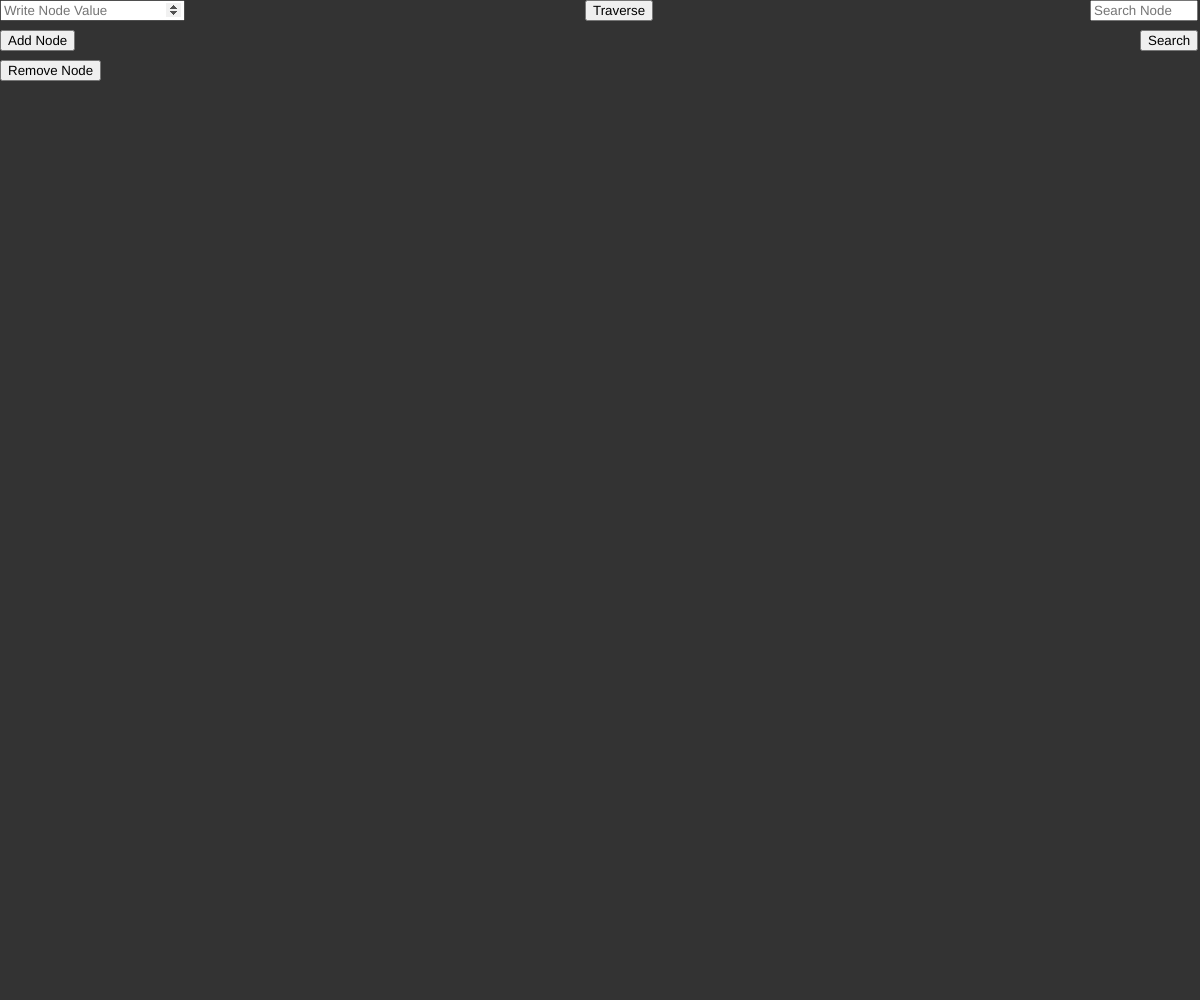
Frame 1 (no input)
Frame 60 (no input): identical to frame 1, image omitted
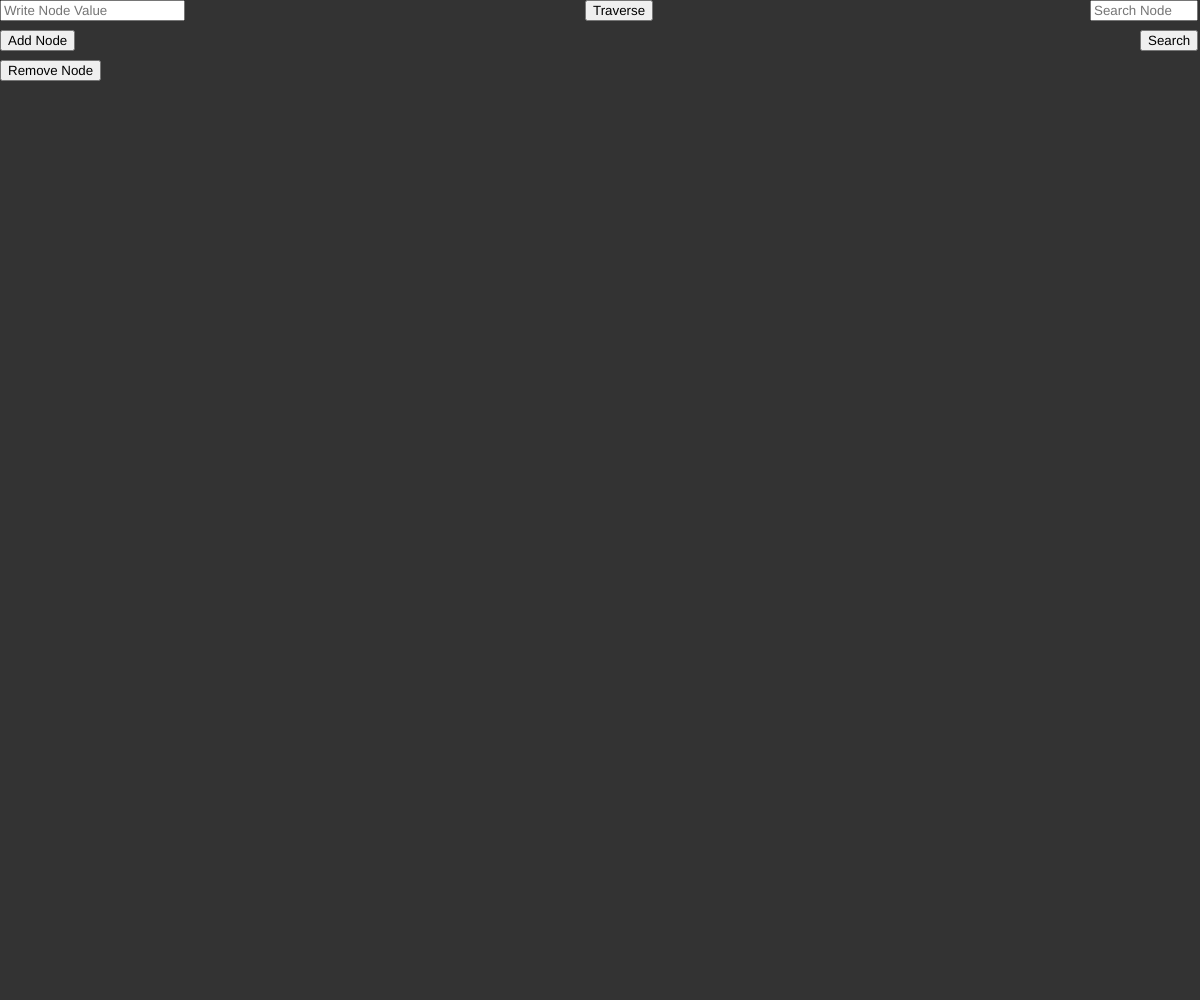
Frame 120 (the mouse pressed at the canvas centre since frame 60)

The p5.js sketch that drew these frames (run headless with seeded random() and noise() and a simulated clock; from frame 60 on, the mouse is pressed at the canvas centre):

// p5.js sketch
// ── sketch.js
// NOC Intelligence and Learning
// https://github.com/nature-of-code/NOC-S17-2-Intelligence-Learning/tree/master/week1-graphs
// Course by The Coding Train (codingtra.in)
// Coding Challenge #65 Binary Search Tree

// Created by Dipam Sen

let tree;
let xSpace, ySpace;
let sorted;

function setup() {
  createCanvas(windowWidth, windowHeight);
  xSpace = width;
  ySpace = height / 10;
  fill(0);
  sorted = createDiv('');
  sorted.position(0, 90);
  sorted.style('color', 'white');
  sorted.style('font-weight', 'bold');
  noStroke();
  textAlign(CENTER, CENTER);
  textFont('monospace');
  textSize(20);
  tree = new Tree();



  let box = createInput();
  box.attribute('type', 'number');
  box.position(0, 0);
  box.attribute('placeholder', "Write Node Value");
  let button = createButton('Add Node');
  button.position(0, 30);
  let remove = createButton('Remove Node');
  remove.position(0, 60);
  let tra = createButton('Traverse');
  tra.position(width / 2 - 15, 0);
  tra.mousePressed(() => {
    if (tree.root) {
      let array = [];
      tree.root.inOrder(array);
      sorted.html(array)
    }
  })
  button.mousePressed(() => {
    let val = parseInt(box.value());
    if (val) tree.addNode(val);
    box.value(null);
  })
  remove.mousePressed(() => {
    let val = parseInt(box.value());
    if (val) tree.remove(val);
    box.value(null);
  })
  let box2 = createInput();
  box2.attribute('type', 'number');
  box2.position(width - 110, 0);
  box2.style('width', '100px');
  box2.attribute('placeholder', "Search Node");
  let button2 = createButton('Search');
  button2.position(width - 60, 30);
  button2.mousePressed(() => {
    tree.root.unColor();
    let val = parseInt(box2.value());
    if (val && tree.root) {
      found = (tree.root.search(val));
      if (found) {
        found.green = true;
      }
    }
    box2.value(null);
  })
}

function draw() {
  background(51);

  xSpace = width;
  ySpace = height / 10;
  tree.display();
}
// ── tree.js

class Tree {
  constructor() {
    this.root = null;
  }
  addNode(val) {
    let node = new Node(val);
    if (this.root == null) {
      this.root = node;
    } else {
      this.root.addNode(node);
    }
  }
  // helper method that calls the  
  // removeNode with a given data 
  remove(data) {
    // root is re-initialized with 
    // root of a modified tree. 
    this.root = this.removeNode(this.root, data);
  }

  // Method to remove node with a  
  // given data 
  // it recur over the tree to find the 
  // data and removes it 
  removeNode(node, key) {

    // if the root is null then tree is  
    // empty 
    if (node === null)
      return null;

    // if data to be delete is less than  
    // roots data then move to left subtree 
    else if (key < node.value) {
      node.left = this.removeNode(node.left, key);
      return node;
    }

    // if data to be delete is greater than  
    // roots data then move to right subtree 
    else if (key > node.value) {
      node.right = this.removeNode(node.right, key);
      return node;
    }

    // if data is similar to the root's data  
    // then delete this node 
    else {
      // deleting node with no children 
      if (node.left === null && node.right === null) {
        node = null;
        return node;
      }

      // deleting node with one children 
      if (node.left === null) {
        node = node.right;
        return node;
      }

      else if (node.right === null) {
        node = node.left;
        return node;
      }

      // Deleting node with two children 
      // minumum node of the rigt subtree 
      // is stored in aux 
      var aux = this.findMinNode(node.right);
      node.value = aux.value;

      node.right = this.removeNode(node.right, aux.value);
      return node;
    }

  }
  findMinNode(node) {
    if (node.left === null)
      return node;
    else
      return this.findMinNode(node.left);
  }
  traverse(type) {
    if (type == "inorder") this.root.inOrder();
  }
  display() {
    translate(xSpace / 2, ySpace);
    xSpace /= 2;
    if (this.root) this.root.show();
  }

}

class Node {
  constructor(val) {
    this.left = null;
    this.right = null;
    this.value = val;
  }
  inOrder(arr) {
    if (this.left) this.left.inOrder(arr);
    arr.push(this.value);
    if (this.right) this.right.inOrder(arr);
  }
  unColor() {
    if (this.left) this.left.unColor();
    this.green = null;
    if (this.right) this.right.unColor();
  }
  search(val) {

    if (this.value == val) {
      return this;
    }
    if (this.left && val < this.value) {
      return this.left.search(val);
    }
    if (this.right && val > this.value) {
      return this.right.search(val);
    }
    return false;
  }
  addNode(node) {
    if (node.value < this.value) {
      // go to left
      if (this.left == null) {
        this.left = node;
      } else {
        this.left.addNode(node);
      }
    } else if (node.value > this.value) {
      // go to right
      if (this.right == null) {
        this.right = node;
      } else {
        this.right.addNode(node);
      }
    }
  }
  show() {
    fill(200);
    strokeWeight(2);
    stroke(255);
    if (this.green) fill('lightgreen');
    ellipse(0, 0, 30)
    noStroke();
    fill(0);
    text(this.value, 0, 0);
    if (this.left) {
      push();
      stroke(255);
      line(-8, 13, -xSpace / 2 + 5, ySpace - 15)
      translate(-xSpace / 2, ySpace);
      xSpace /= 2
      this.left.show();
      xSpace *= 2
      pop();
    }
    if (this.right) {
      push();
      stroke(255);
      line(8, 13, xSpace / 2 - 5, ySpace - 15)
      translate(xSpace / 2, ySpace);
      xSpace /= 2
      this.right.show();
      xSpace *= 2
      pop();
    }
  }
}
